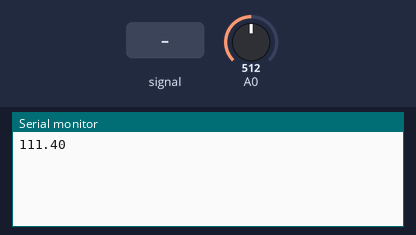
The sketch below on a simulated Arduino Uno, built with avr-gcc and run on an emulated ATmega328P. Parts: the last lines printed to the serial monitor. The test bench sets the inputs (shaded band); at power-on: A0 = 512.

Above: at 1.2 s.
1.3 s: A0 fed a 200 Hz sine of ±81 counts around its level
At 2.6 s:
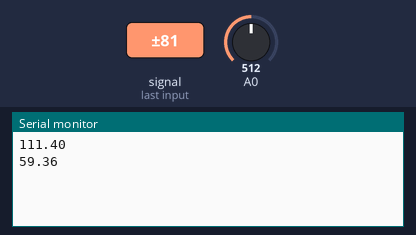
2.8 s: A0 set to 716
At 3.8 s:
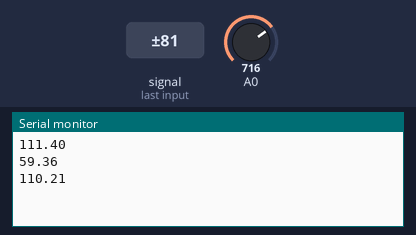
4.3 s: A0 set to 900
At 5.7 s:
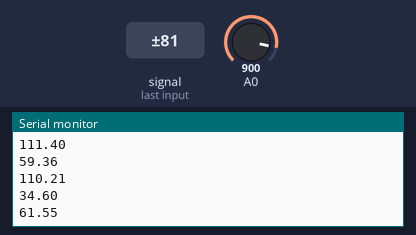
Timing chart, 0 to 7.3 s (numbered marks = the images above; inputs shaded):
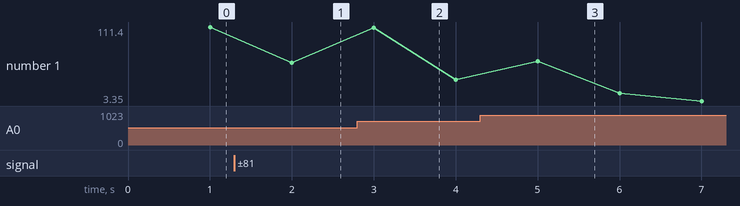

The sketch:

FC089CCIMM91L8B.ino
```cpp
#include <Filters.h>

float testFrequency = 60;                     // test signal frequency (Hz)
float windowLength = 20.0/testFrequency;     // how long to average the signal, for statistist
int sensorValue = 0;
float intercept = -0.1310; // to be adjusted based on calibration testing
float slope = 0.04099; // to be adjusted based on calibration testing
float current_amps; // actual measure current

unsigned long printPeriod = 1000; // in milliseconds
// Track time in milliseconds since last reading
unsigned long previousMillis = 0;

void setup() {
  Serial.begin( 57600 );    // start the serial port
}

void loop() {
  RunningStatistics inputStats;                 // create statistics to look at the raw test signal
  inputStats.setWindowSecs( windowLength );

  while( true ) {
    sensorValue = analogRead(A0);  // read the analog in value:
    inputStats.input(sensorValue);  // log to Stats function

    if((unsigned long)(millis() - previousMillis) >= printPeriod) {
      previousMillis = millis();   // update time

      // display current values to the screen
      Serial.print( "\n" );
      // output sigma or variation values associated with the inputValue itsel
      Serial.print( inputStats.sigma() );
    }
  }
}
```

Measured:
- after the input at 1.3 s, the serial monitor: prints a new line after 0.70 s (image 1)
- after the input at 2.8 s, the serial monitor: prints a new line after 0.20 s (image 2)
- after the input at 4.3 s, the serial monitor: prints a new line after 0.70 s (image 3)
- plotted number 1: 111.4 → 59.36 after the input at 1.3 s, 59.36 → 34.6 after the input at 2.8 s, 34.6 → 3.76 after the input at 4.3 s
